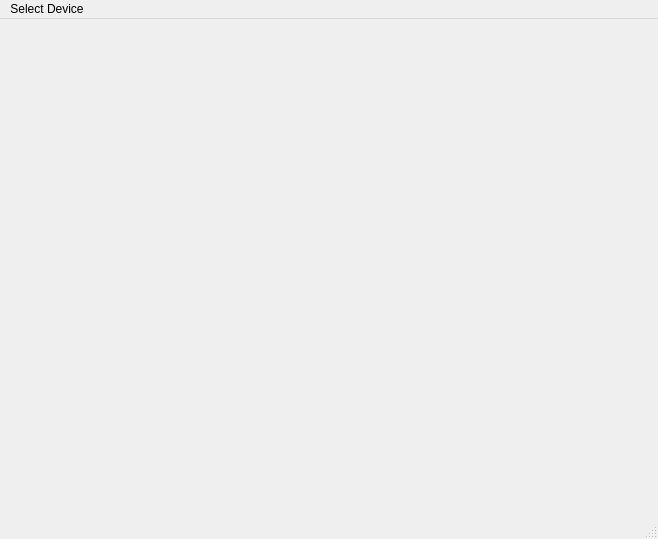
<?xml version="1.0" encoding="UTF-8"?>
<ui version="4.0">
 <class>MainWindow</class>
 <widget class="QMainWindow" name="MainWindow">
  <property name="geometry">
   <rect>
    <x>0</x>
    <y>0</y>
    <width>658</width>
    <height>538</height>
   </rect>
  </property>
  <property name="sizePolicy">
   <sizepolicy hsizetype="MinimumExpanding" vsizetype="MinimumExpanding">
    <horstretch>0</horstretch>
    <verstretch>0</verstretch>
   </sizepolicy>
  </property>
  <property name="windowTitle">
   <string>Webcam Tester</string>
  </property>
  <widget class="QWidget" name="centralwidget">
   <layout class="QVBoxLayout" name="verticalLayout">
    <item>
     <widget class="QLabel" name="label">
      <property name="sizePolicy">
       <sizepolicy hsizetype="Fixed" vsizetype="Fixed">
        <horstretch>0</horstretch>
        <verstretch>0</verstretch>
       </sizepolicy>
      </property>
      <property name="minimumSize">
       <size>
        <width>640</width>
        <height>480</height>
       </size>
      </property>
      <property name="text">
       <string/>
      </property>
     </widget>
    </item>
   </layout>
  </widget>
  <widget class="QMenuBar" name="menubar">
   <property name="geometry">
    <rect>
     <x>0</x>
     <y>0</y>
     <width>658</width>
     <height>20</height>
    </rect>
   </property>
   <widget class="QMenu" name="menuSelect_Device">
    <property name="title">
     <string>Select Device</string>
    </property>
   </widget>
   <addaction name="menuSelect_Device"/>
  </widget>
  <widget class="QStatusBar" name="statusbar"/>
 </widget>
 <resources/>
 <connections/>
</ui>
